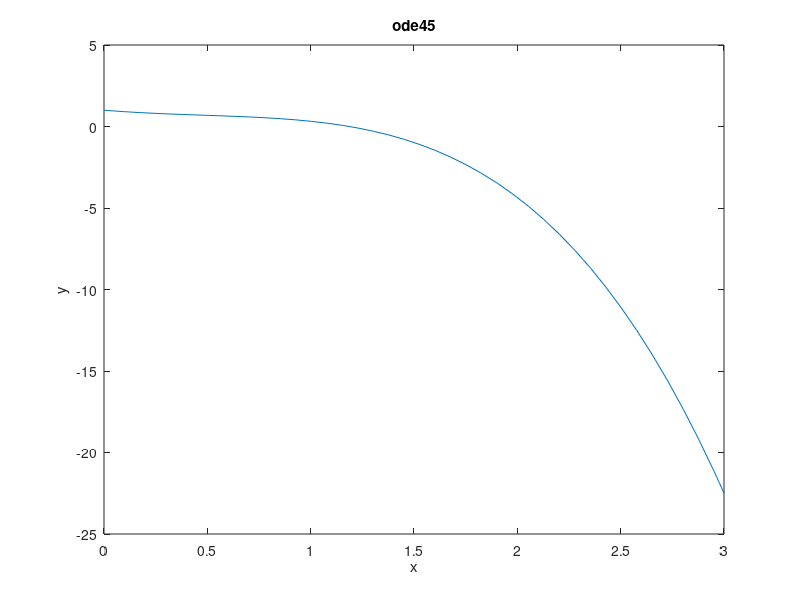

MATLAB code for this plot:
% Jason Vong
% ME 203, Section 1001, 1101
% 11/10/2021
% ODEs

clear all; clc; format compact; 
%% 
x=0:0.1:10;
y=cos(x);
n=length(x);
dy=y(3:n)-y(1:n-2);
dx=x(3:n)-x(1:n-2);
dy_dx=dy./dx;
plot(x,y,x(2:n-1),dy_dx);
legend('cos(x)','dy/dx(cos(x))');

%% ode45
f=@(x,y)(-2.*x.^3+x-y)
[x y]= ode45(f,[0 3],1);
plot(x,y);
title('ode45');
xlabel('x');
ylabel('y');